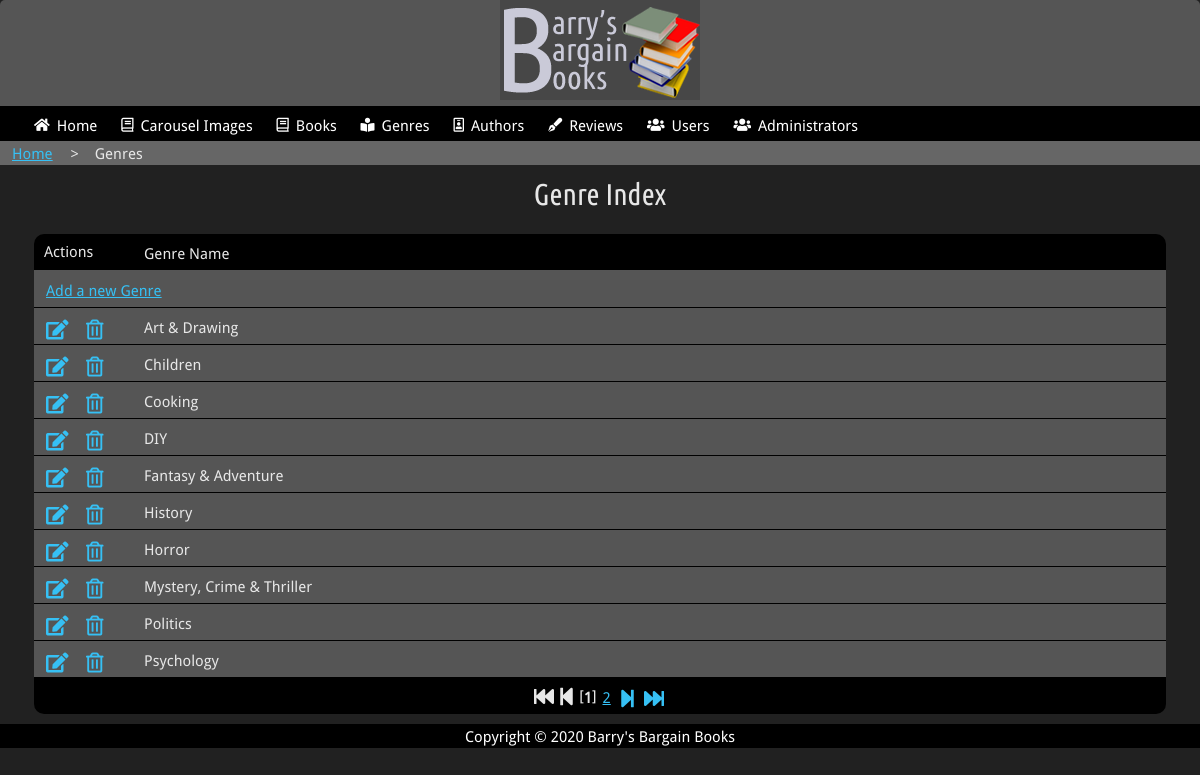
/admin/genres.php (signed in), run on the app's committed database.
### tables this page shows
CREATE TABLE `genres` (
  `genreID` int(11) NOT NULL,
  `name` varchar(100) NOT NULL,
  `description` varchar(1000) DEFAULT NULL,
  `image` varchar(100) DEFAULT NULL,
  `image_alt` varchar(200) DEFAULT NULL,
  `is_active` tinyint(1) NOT NULL DEFAULT '1'
);

### admin/genres.php (the view, shortened to what this page needs)
<!DOCTYPE html>
<html lang="en" class="text-100">
<head>
    <link rel="stylesheet" href="css/admin.css">
    <link rel="stylesheet" href="../css/fontawesome.css">
</head>
<body>
    <header>
        <div >
            <a href="index.php"><img src="images/logo.png" alt="Barry's Bargain Books Logo"></a>
        </div>
    </header>
    <?php include 'includes/main_nav.php'; ?>
    <main id="main">
    	<section class="breadcrumb">
            <div id="breadcrumb" class="boc-grid-container">
                <a href="index.php" title="retrun to the home page">Home</a>
                <span class="separator">></span>
                <span class="current">Genres</span>
            </div>
        </section>
        <h2 class="boc-center">Genre Index</h2>
    	<div id="paged-list" class="boc-grid-container">
	    	<div class="form-row header">
				<span class="list_actions">Actions</span>
				<span class="list_name">Genre Name</span>
			</div>
        	<div class="form-row rollover">
        		<span class="list_name right"><a href="genre_add.php" title="Add a new genre">Add a new Genre</a></span>
			</div>
<?php
include 'includes/connection.php';
try {
  $stmt = $connection->prepare("SELECT COUNT(*) as count FROM genres");
  $stmt->execute();
  $result = $stmt->fetch(PDO::FETCH_ASSOC);
  $number_of_rows = $result['count'];
} catch( PDOExecption $error ) {
	print "Error!: " . $error->getMessage() . "</br>";
}
$rows_per_page = 10;
$total_pages = ceil($number_of_rows / $rows_per_page);
if (isset($_GET['page']) && is_numeric($_GET['page'])) {
   $page = (int)$_GET['page'];
} else {
   $page = 1;
}
$row_offset = ($page - 1) * $rows_per_page;
try {
	$stmt = $connection->prepare("SELECT genreID, name FROM genres LIMIT :offset, :rowsperpage");
	$stmt->bindParam(':offset', $row_offset, PDO::PARAM_INT);
	$stmt->bindParam(':rowsperpage', $rows_per_page, PDO::PARAM_STR);
	$stmt->execute();
	while ($result = $stmt->fetch(PDO::FETCH_ASSOC)) { ?>
  		<div class="form-row rollover">
  			<span class="list_name"><?php echo $result['name']; ?></span>
  			<span class="list_edit icon"><a href="genre_edit.php?id=<?php echo $result['genreID']; ?>" title="edit this genre"><i class="fas fa-edit"></i></a></span>
  			<span class="list_delete icon"><a href="javascript:makeSureDelete('genre_delete.php?id=<?php echo $result['genreID']; ?>');" title="delete this genre"><i class="far fa-trash-alt"></i></i></a></span>
  		</div>
  <?php
	}
} catch( PDOExecption $error ) {
	print "Error!: " . $error->getMessage() . "</br>";
}
?>
		<div class="form-row footer">
<?php
$range = 5;
if ($page > 1) {
	$previous_page = $page - 1;
	echo "<a href='{$_SERVER['PHP_SELF']}?page=1' title='previous page'><i class='fas fa-fast-backward'></i></a>";
	echo " <a href='{$_SERVER['PHP_SELF']}?page=$previous_page' title='first page'><i class='fas fa-step-backward'></i></a>";
} else {
	echo "<i class='fas fa-fast-backward'></i>";
	echo " <i class='fas fa-step-backward'></i>";
}
for ($loop_count = ($page - $range); $loop_count < (($page + $range) + 1); $loop_count++) {
	if (($loop_count > 0) && ($loop_count <= $total_pages)) {
		if ($loop_count == $page) {
			echo " [<b>$loop_count</b>] ";
		} else {
			echo " <a href='{$_SERVER['PHP_SELF']}?page=$loop_count'>$loop_count</a> ";
		}
	}
}
if ($page != $total_pages) {
	$next_page = $page + 1;
	echo " <a href='{$_SERVER['PHP_SELF']}?page=$next_page' title='next page'><i class='fas fa-step-forward'></i></a>";
	echo " <a href='{$_SERVER['PHP_SELF']}?page=$total_pages' title='last page'><i class='fas fa-fast-forward'></i></a>";
} else {
	echo " <i class='fas fa-step-forward'></i>";
	echo " <i class='fas fa-fast-forward'></i>";
}
?>
    	</div>
    </main>
    <footer>
            Copyright &copy; 2020 Barry's Bargain Books
    </footer>
</body>
</html>

### admin/css/admin.css (style rules this page uses)
* { box-sizing: border-box; position: relative; }
html { font-size: 100%; padding: 0rem; margin: 0rem; height: 100%; width: 100%; }
html.text-100 { font-size: 1rem; }
body { font-family: "Droid Sans", "Helvetica Neue", Helvetica, Arial, sans-serif; font-weight: 400; line-height: 1.6; font-weight: 400; padding: 0rem; margin: 0rem; height: 100%; width: 100%; background-color: #f3f2f1; }
img { max-width: 100%; height: auto; }
h1, h2, h3, h4, h5, h6 { font-family: "Ubuntu Condensed", sans-serif; font-weight: 400; margin: 0.625rem 0; text-align: center; }
h2 { font-size: 1.875rem; line-height: 1.3; }
body { font-size: 0.9375rem !important; }
body { color: #e7e7e7; background-color: #212121; }
@media (min-width: 50rem) and (max-width: 75rem) { h2 { font-size: 1.875rem; line-height: 1.3; text-align: left; } }
@media (min-width: 50rem) and (max-width: 75rem) { body, input, select, textarea { font-size: 0.9375rem !important; } }
a { border: 0.125rem solid transparent; color: #36c0f4; transition: color 0.3s ease-in-out; }
header { background-color: #474747; text-align: center; }
.boc-grid-container { position: relative; width: 100%; margin: 0 auto; padding: 0.625rem; }
.boc-center { text-align: center; }
@media (min-width: 50rem) and (max-width: 75rem) { .boc-grid-container { width: 96%; } }
.breadcrumb { background-color: #666; }
#breadcrumb { position: relative; width: 100%; margin: 0 auto; padding: 0rem 0.625rem 0 0.625rem; }
.separator { margin: 0 0.75rem; }
#paged-list i { font-size: 20px; }
#paged-list .form-row.header { background-color: #000; border-radius: 10px 10px 0px 0px; min-height: 30px; }
#paged-list span.list_actions { position: absolute; left: 10px; }
#paged-list .form-row { width: 100%; background-color: #555; padding: 5px 10px; }
#paged-list .form-row.rollover { border-bottom: 1px solid #000; }
#paged-list .form-row span.icon { position: absolute; display: inline-block; top: 6px; }
#paged-list .form-row span.list_delete { left: 50px; }
#paged-list .form-row span.list_edit { left: 10px; }
#paged-list .form-row span.list_name { padding-left: 100px; }
#paged-list .form-row span.list_name.right { margin-left: -100px; }
#paged-list .form-row.footer { background-color: #000; border-radius: 0px 0px 10px 10px; text-align: center; min-height: 30px; }
header { background-color: #555; border-radius: 5px 5px 0px 0px; padding: 0px 10px; }
.form-row { width: 100%; }
.form-row * { vertical-align: middle; }
footer { background-color: #000; color: #fff; text-align: center; }

### data on the page
genres: name "Art & Drawing"
genres: name "Children"
genres: name "Cooking"
genres: name "DIY"
genres: name "Fantasy & Adventure"
genres: name "History"
genres: name "Horror"
genres: name "Mystery, Crime & Thriller"
genres: name "Politics"
genres: name "Psychology"
